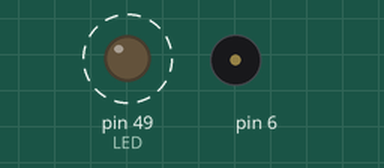
Bench run of a sketch on a simulated Arduino Mega 2560, built with avr-gcc and run on an emulated ATmega2560. Shown: output pins drawn as LEDs (lit = HIGH), buzzer (waves = sounding). Dashed ring = blinking. Pins used as bus, display or sensor lines are not drawn; what the sketch prints to the serial monitor is not drawn.

Above: at 1.6 s.
At 7.15 s:
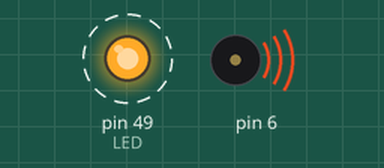
Timing chart, 0 to 7.9 s (numbered marks = the images above):
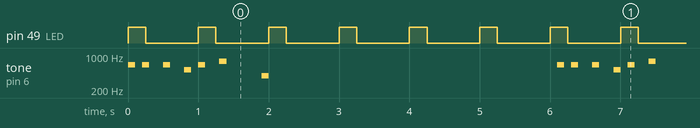

The sketch:

SRRI_T1_T2.ino
```cpp
#define E 659 // Hz
#define C 523 // Hz
#define G 784 // Hz
#define g 392 // Hz
#define R 0 // Rest, play no sound
int song[] = {E, R, E, R, R, E, R, R, C, R, E, R, R, G, R, R, R, R, R, g, R};
int note;
boolean light = false;

enum TaskState {
  READY,
  RUNNING,
  SLEEPING
};

enum FlagState {
  PENDING,
  DONE
};

int delays[10] = {0};
int task_state[10] = {READY, READY, READY};
void (*tasks [10])() = {NULL};
int task_active = 0;

volatile FlagState sFlag;

void sleep(int sleeptime){
  delays[task_active] = sleeptime;
  task_state[task_active] = SLEEPING;
}

void setup() {
  Serial.begin(9600);

  // SRRI set up
  tasks[0] = Task1;
  tasks[1] = Task2;
  tasks[2] = schedule_sync;
  tasks[3] = NULL;

  // Task 1 set up
  DDRL |= 1 << DDL0; // set pin 49
  PORTL &= ~(1 << PORTL0); // initial off

  // Task 2 set up
  DDRH |= (1 << PH3); // set pin 6
  note = 0;

  TCCR4A = 0;
  TCCR4B = 0;
  TCCR4B |= 1 << WGM42; // CTC Mode
  TCCR4A |= 1 << COM4A0; // toggle pin 6
  TCCR4B |= 1 << CS41; // prescaler 8

  // Interupt Timer Set Up
  TCCR3A = 0;
  TCCR3B = 0;
  TCCR3B |= 1 << WGM32;
  TCCR3B |= 1 << CS31; // prescaler 8
  OCR3A = 4000;  // sets frequency to 2ms
  TIMSK3 |= (1 << OCIE3A); // Timer 3 Compare Match A interrupt

  Serial.println("Setup Complete.");
}

ISR(TIMER3_COMPA_vect) {
  sFlag = DONE;
}

void loop() {
  while (1) {
    for (task_active = 0; task_active < 10; task_active++) {
      if (tasks[task_active] == NULL) { // End of task list
        break;
      }

      if (task_state[task_active] == READY) {
        task_state[task_active] = RUNNING;
        (*tasks[task_active])();
        if (task_state[task_active] == RUNNING) {
          task_state[task_active] = READY;
        }
      }
    }
  }
}

void schedule_sync() {
  sFlag = PENDING;
  while (sFlag == PENDING) { }
  for (int i = 0; i < 10; i++) {
    if (task_state[i] == SLEEPING) {
      delays[i] -= 2;
      if (delays[i] <= 0) {
        task_state[i] = READY;
      }
    }
  }
}

void Task1() {
  if (light) {
    PORTL &= ~(1 << PORTL0); // Turn off the LED
    light = false;
    sleep(750); // Sleep for 750ms
  } else {
    PORTL |= 1 << PORTL0; // Turn on the LED
    light = true;
    sleep(250); // Sleep for 250ms
  }
  return;
}

void Task2() {
  if (note < sizeof(song) / sizeof(song[0])) {
    if (song[note] == 0) {
      TCCR4A &= ~(1 << COM4A0);
    } else {
      TCCR4A |= 1 << COM4A0;
      OCR4A = 2000000 / (2 * song[note]);
    }
    sleep(100);
  }
  if (note >= sizeof(song) / sizeof(song[0])) {
    TCCR4A &= ~(1 << COM4A0);
    note = 0;
    sleep(4000);
  } else {
    note++;
  }
  return;
}
```

Measured:
- by itself, pin 49 (LED): alternates HIGH for 0.25 s and LOW for 0.75 s
- by itself, tone on pin 6: repeats every 6.1 s: silent 0.10 s, 2 × (659 Hz 0.10 s, silent 0.20 s), 523 Hz 0.10 s, silent 0.10 s, 659 Hz 0.10 s, silent 0.20 s, 784 Hz 0.10 s, silent 0.50 s, 392 Hz 0.10 s, silent 4.1 s, 659 Hz 0.10 s
